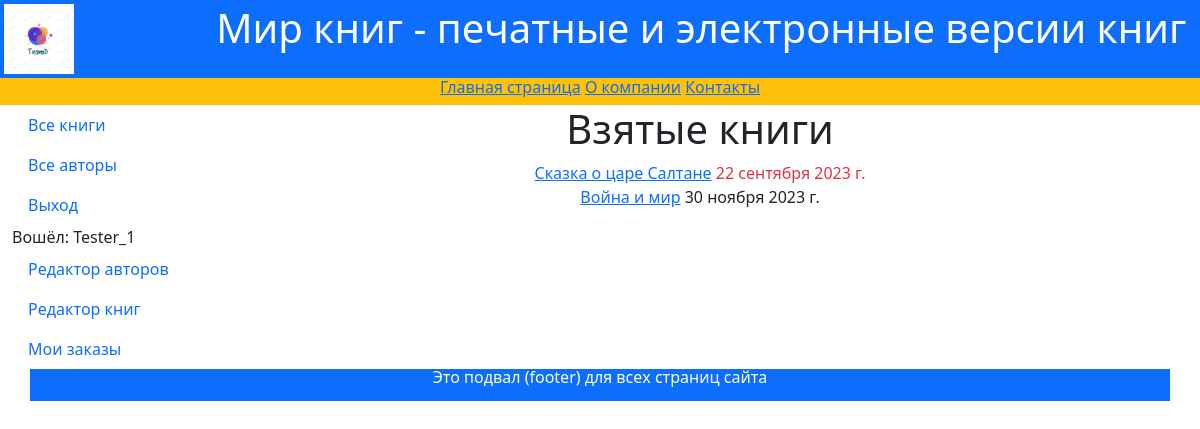
The app's page /mybooks/ (signed in) with its own data.
### catalog/models.py (models this page shows, shortened)
class BookInstance(models.Model):
    book = models.ForeignKey('Book', on_delete=models.CASCADE, null=True)
    inv_nom = models.CharField(max_length=20, null=True,
                               help_text='Введите инвентарный номер экземпляра', verbose_name='Инвентарный номер')
    status = models.ForeignKey('Status', on_delete=models.CASCADE, null=True,
                               help_text='Изменить состояние экземпляра', verbose_name='Статус экземпляра книги')
    due_back = models.DateField(null=True, blank=True,
                                help_text='Введите конец срока статуса', verbose_name='Дата окончания статуса')
    borrower = models.ForeignKey(User, on_delete=models.SET_NULL, null=True, blank=True, verbose_name="Заказчик",
                                 help_text="Выберите заказчика книги")
    objects = models.Manager
    @property
    def is_overdue(self):
        if self.due_back and date.today() > self.due_back:
            return True
        return False
    class Meta:
        ordering = ['due_back']

class Book(models.Model):
    title = models.CharField(max_length=200,
                             help_text='Введите название книги',
                             verbose_name='Название книги')
    genre = models.ForeignKey('Genre', on_delete=models.CASCADE,
                              help_text='Выберите жанр книги',
                              verbose_name='Жанр книги', null=True)
    language = models.ForeignKey('Language', on_delete=models.CASCADE,
                                 help_text='Выберите язык книги',
                                 verbose_name='Язык книги', null=True)
    publisher = models.ForeignKey('Publisher', on_delete=models.CASCADE,
                                  help_text='Выберите издательство',
                                  verbose_name='Издательство', null=True)
    year = models.CharField(max_length=4,
                            help_text='Введите год издания',
                            verbose_name='Год издания')
    author = models.ManyToManyField('Author',
                                    help_text='Выберите автора книги',
                                    verbose_name='Автор книги')
    summary = models.TextField(max_length=1200,
                               help_text='Введите краткое описание книги',
                               verbose_name='Аннотация книги')
    isbn = models.CharField(max_length=13,
                            help_text='Должно содержать 13 символов',
                            verbose_name='ISBN книги')
    price = models.DecimalField(max_digits=7, decimal_places=2,
                                help_text='Введите цену книги',
                                verbose_name='Цена (руб.)')
    photo = models.ImageField(upload_to='images',
                              help_text='Введите изображение обложки',
                              verbose_name='Изображение обложки')
    class Meta:
        ordering = ['-id']
    def display_author(self):
        return ', '.join([author.last_name for author in self.author.all()])
    display_author.short_description = 'Авторы'

### catalog/views.py (the view)
# urls.py: path('mybooks/', views.LoanedBooksByUserListView.as_view(), name='my-borrowed'),
class LoanedBooksByUserListView(LoginRequiredMixin, generic.ListView):
    model = BookInstance
    template_name = 'catalog/bookinstance_list_borrowed_user.html'
    paginate_by = 10
    def get_queryset(self):
        return BookInstance.objects.filter(
            borrower=self.request.user).filter(
            status__exact='2').order_by('due_back')

### templates/catalog/bookinstance_list_borrowed_user.html
{% extends "catalog/base.html" %}
{% block content %}
    <h1>Взятые книги</h1>
    {% if bookinstance_list %}
        {% for bookinst in bookinstance_list %}
            <div class="{% if bookinst.is_overdue %} text-danger {% endif %}">
                <a href="{% url 'book-detail' bookinst.book.pk %}">
                    {{ bookinst.book.title }}</a>
                    {{ bookinst.due_back }}
            </div>
        {% endfor %}
    {% else %}
        <p>Нет книг со статусом в ЗАКАЗЕ</p>
    {% endif %}
{% endblock %}

### templates/catalog/base.html (shortened to what this page needs)
<!DOCTYPE html>
<html lang="en">
<head>
    {% load static %}
    <link rel = "stylesheet" href="/static/css/bootstrap.min.css">
</head>
<body>
    <div class="container-fluid p-1 bg-primary text-white text-center">
        <div class="row">
            <div class="col-2 text-start">
                <img src="{% static 'images/pp100.jpg' %}" width="70" height="70">
            </div>
            <div class="col-10">
                <h1>Мир книг - печатные и электронные версии книг</h1>
            </div>
        </div>
    </div>
    <div class="container-fluid">
        <div class="row bg-warning text-center">
            <h6>
                <a href="{% url 'index' %}">Главная страница</a>
                <a href="{% url 'about' %}">О компании</a>
                <a href="{% url 'contact' %}">Контакты</a>
            </h6>
        </div>
    </div>
    <div class="container-fluid">
        <div class="row text-left text-body">
            <div class="col-2">
                {% block sidebar %}
                <nav class="nav flex-column">
                    <a class="nav-link" href="{% url 'books-list' %}">Все книги</a>
                    <a class="nav-link" href="{% url 'authors-list' %}">Все авторы</a>
                    {% if user.is_authenticated %}
                        <a class="nav-link"
                           href="{% url 'logout' %}?next={{ request.path }}">Выход</a>
                        <div>Вошёл: {{ user.get_username }}</div>
                        <a class="nav-link"
                           href="{% url 'edit_authors' %}">Редактор авторов</a>
                        <a class="nav-link"
                           href="{% url 'edit_books' %}">Редактор книг</a>
                        <a class="nav-link"
                           href="{% url 'my-borrowed' %}">Мои заказы</a>
                    {% else %}
                        <a class="nav-link"
                           href="{% url 'login' %}?next={{ request.path }}">Вход</a>
                    {% endif %}
                </nav>
                {% endblock sidebar %}
            </div>
            <div class="col-10">
                <div class="row text-center">
                    {% block content %}
                    {% endblock content %}
                </div>
            </div>
        </div>
    </div>
    <div class="container fluid">
        <div class="row bg-primary text-center text-white lh-1">
            {% block footer %}
                <p>Это подвал (footer) для всех страниц сайта</p>
            {% endblock footer %}
        </div>
    </div>
</body>
</html>

### records on screen
BookInstance: book "Сказка о царе Салтане", due_back "22 сентября 2023 г."
BookInstance: book "Война и мир", due_back "30 ноября 2023 г."

### other values on screen
{{ user.get_username }} "Tester_1"
